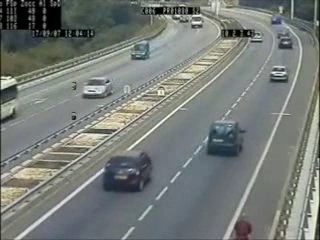
#> input picture frame 75 of video1.avi, 320 x 240 px, given in place of video.mp4, which was not available
$ python secondtime.py
#> lines starting #> are read from the running program, lines starting #| are printed output that depends on the picture; pictures that were not available may be replaced by others from this repository, and a replacement may not be noted
import cv2
import numpy as np
import matplotlib.pyplot as plt


MAX_DETECTORS = 2
coord = []
all_aver_gray1 = []
all_aver_gray2 = []
size_of_decorator = 10
time_proshlo = 0
time_first_detector = 0
time_second_detector = 0


def discret(arr):
    listt = []
    for i in range(len(arr)):
        if i == 0:
            listt.append(0)
        elif (arr[0] - arr[i]) > arr[0] * 3 / 100:
            listt.append(1)
        else:
            listt.append(0)

    for i in range(0, len(listt) - 2):
        if listt[i] == 1 and listt[i + 2] == 1:
            listt[i + 1] = 1

    for i in range(0, len(listt) - 3):
        if listt[i] == 1 and listt[i + 3] == 1:
            listt[i + 1] = 1
            listt[i + 2] = 1

    for i in range(0, len(listt) - 3):
        if listt[i] == 0 and listt[i + 3] == 0:
            listt[i + 1] = 0
            listt[i + 2] = 0

    return listt


def add_coord(event, x, y, flags, param):

    global MAX_DETECTORS, ghf, time_first_detector, time_proshlo, time_second_detector

    if event == cv2.EVENT_LBUTTONDOWN:

        if len(coord) == 0 and time_first_detector == 0:
            time_first_detector = time_proshlo
        elif time_second_detector == 0:
            time_second_detector = time_proshlo

        if len(coord) >= MAX_DETECTORS:
            coord[0] = coord[1]
            del coord[1]
            coord.append((x, y))
        else:
            coord.append((x, y))

        ghf = True


def frame_capture(path):

#> called with path = 'video.mp4'
    global coord, time_proshlo, time_first_detector, time_second_detector

    fig1, (ax1, ax2) = plt.subplots(nrows=1, ncols=2)
    ax1.set_title("first")
    ax1.set_ylim(80, 160)
    ax1.set_xlabel("Кадры")
    ax1.set_ylabel("Значение серого")

    ax2.set_title("second")
    ax2.set_ylim(80, 160)
    ax2.set_xlabel("Кадры")
    ax2.set_ylabel("")
    fig1.suptitle("График среднего серого цвета")

    fig2, (ax3, ax4) = plt.subplots(nrows=1, ncols=2)
    ax3.set_title("first")
    ax3.set_ylim(80, 160)
    ax3.set_xlabel("Секунды")
    ax3.set_ylabel("Значение серого")

    ax4.set_title("second")
    ax4.set_ylim(80, 160)
    ax4.set_xlabel("Секунды")
    ax4.set_ylabel("Значение серого")
    fig2.suptitle("График значения серого цвета по времени")

    fig3, (ax5, ax6) = plt.subplots(nrows=1, ncols=2)
    ax5.set_title("first")
    ax5.set_ylim(0, 2)
    ax5.set_xlabel("кадры")
    ax5.set_ylabel("")

    ax6.set_title("second")
    ax6.set_ylim(0, 2)
    ax6.set_xlabel("кадры")
    ax6.set_ylabel("")

    fig3.suptitle("Бинаризированный график для каждого детектора")

    capture = cv2.VideoCapture(path) # path = video.mp4

    if capture:
        count_of_frame = 0
        while True:
            ret, frame = capture.read()  # Получаем сам кадр
#> frame is the input picture: shape (240, 320, 3); mean B, G, R 120, 123.9, 118.8
            if ret:
                count_of_frame += 1
                cv2.namedWindow('Track')
                cv2.setMouseCallback('Track', add_coord)  # Связываем нажатие мыши с функцией

                gray = cv2.cvtColor(frame, cv2.COLOR_BGR2GRAY)

                for i in range(len(coord)):  # Рисуем прямоугольник от нажатия мыши
                    cv2.rectangle(gray, (coord[i][0] - size_of_decorator, coord[i][1] - size_of_decorator),
                                  (coord[i][0] + size_of_decorator, coord[i][1] + size_of_decorator), (255, 0, 255), 2)

                    crop_image = gray[coord[i][1] - size_of_decorator:coord[i][1] + size_of_decorator, coord[i][0] - size_of_decorator:coord[i][0] + size_of_decorator]
                    average_color_row = np.average(crop_image, axis=0)
                    average_color = int(np.average(average_color_row, axis=0))

                    if i == 0:
                        aver_gray1 = average_color
                        all_aver_gray1.append(aver_gray1)
                    else:
                        aver_gray2 = average_color
                        all_aver_gray2.append(aver_gray2)
#> after the loop, all_aver_gray1 = []; all_aver_gray2 = []

                cv2.imshow("Track", gray)

            key = cv2.waitKey(60)
#> (key q is pressed here)
            time_proshlo += 1
            if key == ord('q'):
                length1 = min(count_of_frame, len(all_aver_gray1))
#> length1 = 0
                length2 = min(count_of_frame, len(all_aver_gray2))
#> length2 = 0

                ax1.plot(list(range(length1)), all_aver_gray1[:length1])
                ax2.plot(list(range(length2)), all_aver_gray2[:length2])

                len_1 = list()
                for i in range(time_proshlo):
                    if i < time_first_detector:
                        len_1.append(0)
                    elif (i - time_first_detector) < len(all_aver_gray1):
                        len_1.append(all_aver_gray1[i - time_first_detector])
                    else:
                        len_1.append(0)
#> after the loop, len_1 = [0]

                len_2 = list()
                for i in range(time_proshlo):
                    if i < time_second_detector:
                        len_2.append(0)
                    elif (i - time_second_detector) < len(all_aver_gray2):
                        len_2.append(all_aver_gray2[i - time_second_detector])
                    else:
                        len_2.append(0)
#> after the loop, len_2 = [0]

                ax3.plot(list(map(lambda x: float(float(x) * 0.06), list(range(time_proshlo)))),
                         len_1)
                ax4.plot(list(map(lambda x: float(float(x) * 0.06), list(range(time_proshlo)))),
                         len_2)

                arr1 = discret(all_aver_gray1)
#> after the loop in discret, `for i in range(len(arr)):`: listt = []
#> arr1 = []
                arr2 = discret(all_aver_gray2)
#> arr2 = []

                ax5.plot(list(range(length1)), arr1[:length1])
                ax6.plot(list(range(length2)), arr2[:length2])

                plt.show()
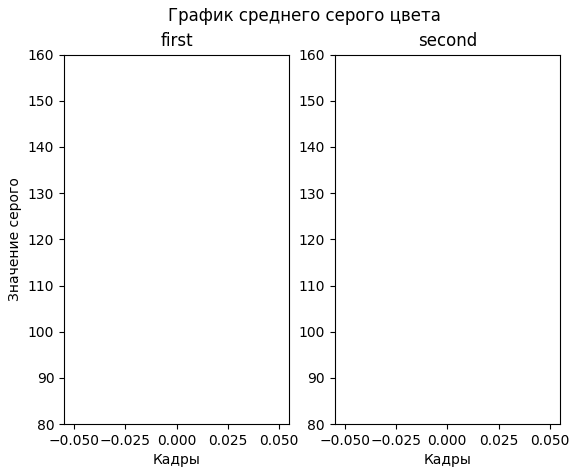
#> figure drawn by matplotlib, 2 panels
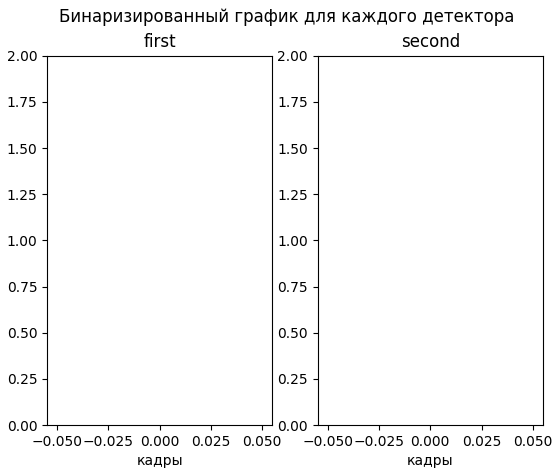
#> figure drawn by matplotlib, 2 panels


                count_of_car_1 = 0
                k1 = 0
                while k1 < len(arr1):
                    if arr1[k1] == 1:
                        count_of_car_1 += 1
                        while k1 < len(arr1):
                            if arr1[k1] != 1:
                                break
                            k1 += 1
                    k1 += 1
#> this loop made 0 passes
#> after the loop, count_of_car_1 = 0; k1 = 0

                count_of_car_2 = 0
                k2 = 0
                while k2 < len(arr2):
                    if arr2[k2] == 1:
                        count_of_car_2 += 1
                        while k2 < len(arr2):
                            if arr2[k2] != 1:
                                break
                            k2 += 1
                    k2 += 1
#> after the loop, count_of_car_2 = 0; k2 = 0

                print("Count of cars in first detector is " + str(count_of_car_1))
#| Count of cars in first detector is 0
                print("Count of cars in second detector is " + str(count_of_car_2))
#| Count of cars in second detector is 0

                print()

                print("Intensity for first detector is " + str(count_of_car_1 / (time_proshlo * 0.06 - time_first_detector * 0.06)))
#| Intensity for first detector is 0.0
                print("Intensity for second detector is " + str(count_of_car_2 / (time_proshlo * 0.06 - time_second_detector * 0.06)))
#| Intensity for second detector is 0.0


#> (the run stopped early here; a loop or call above may not have finished)

$ run again, starting later in the video
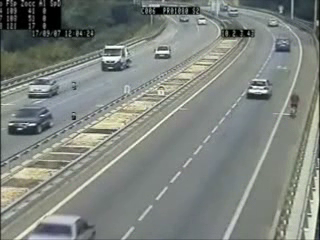
#> input picture frame 337 of video1.avi, 320 x 240 px, given in place of video.mp4, which was not available
#> in frame_capture, frame is the input picture: shape (240, 320, 3); mean B, G, R 126.3, 131.7, 126
#> in frame_capture, `gray = cv2.cvtColor(frame, cv2.COLOR_BGR2GRAY)`:
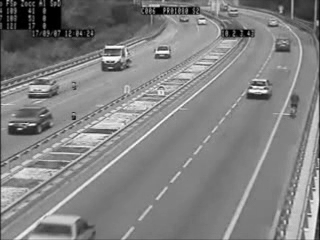
#> gray: shape (240, 320); min 0, max 254, mean 129.4
#> after the loop in frame_capture, `for i in range(len(coord)):`: all_aver_gray1 = []
#> length1 = 0
#> after the loop in frame_capture, `for i in range(time_proshlo):`: len_1 = [0]
#> after the loop in discret, `for i in range(len(arr)):`: listt = []
#> after the loop in frame_capture, `while k1 < len(arr1):`: count_of_car_1 = 0
#| Count of cars in first detector is 0
#| Count of cars in second detector is 0
#| Intensity for first detector is 0.0
#| Intensity for second detector is 0.0

$ run again, starting later in the video
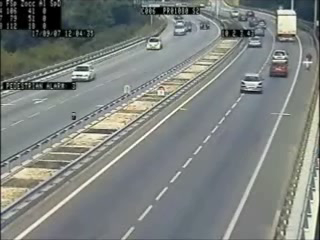
#> input picture frame 600 of video1.avi, 320 x 240 px, given in place of video.mp4, which was not available
#> in frame_capture, frame is the input picture: shape (240, 320, 3); mean B, G, R 126.6, 129.8, 124.9
#> in frame_capture, `gray = cv2.cvtColor(frame, cv2.COLOR_BGR2GRAY)`:
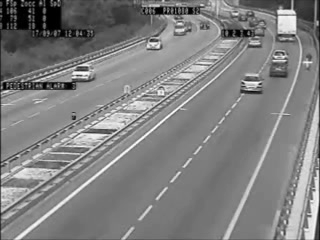
#> gray: shape (240, 320); min 0, max 254, mean 127.9
#> after the loop in frame_capture, `for i in range(len(coord)):`: all_aver_gray1 = []
#> length1 = 0
#> after the loop in frame_capture, `for i in range(time_proshlo):`: len_1 = [0]
#> after the loop in discret, `for i in range(len(arr)):`: listt = []
#> after the loop in frame_capture, `while k1 < len(arr1):`: count_of_car_1 = 0
#| Count of cars in first detector is 0
#| Count of cars in second detector is 0
#| Intensity for first detector is 0.0
#| Intensity for second detector is 0.0
